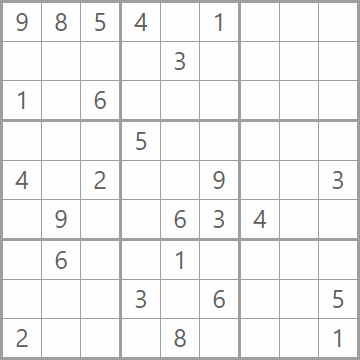
#> input picture OpenCVde_Goruntu_Isleme/Hoffman_Line-Detection/sudoku.png, 360 x 360 px, found by its file name
$ python Hoffman_line_detection.py
#> lines starting #> are read from the running program, lines starting #| are printed output that depends on the picture
#################################
# HOFFMAN LINE DETECTION
#################################

import cv2 as cv
import numpy as np

def canny_demo(image):
    t = 80
    canny_output = cv.Canny(image, t, t* 2)
    cv.imshow("canny_output", canny_output)
    return canny_output

src = cv.imread("Hoffman_Line-Detection/sudoku.png")
#> src is the input picture: shape (360, 360, 3); mean B, G, R 242.5, 242.5, 242.5
cv.namedWindow("input", cv.WINDOW_AUTOSIZE)
cv.imshow("input", src)
cv.waitKey(1)

binary = canny_demo(src)
#> in canny_demo, `canny_output = cv.Canny(image, t, t* 2)`:
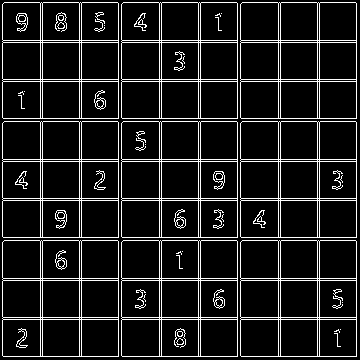
#> canny_output: shape (360, 360); 10.7% white in thin lines or dots
cv.imshow("binary", binary)
cv.waitKey(1)

lines = cv.HoughLines(binary, 1, np.pi / 180, 150, None, 0, 0)
#> lines = 36 rows, first 8: [40, 0], [42, 0], [79, 0], [81, 0], [118, 0], [159, 0], [161, 0], [198, 0]
if lines is not None:
    for i in range(0, len(lines)):
        rho = lines[i][0][0]
        theta = lines[i][0][1]
        a = np.cos(theta)
        b = np.sin(theta)
        x0 = a * rho
        y0 = b * rho
        pt1 = (int(x0 + 1000 * (-b)), int(y0 + 1000 * (a)))
        pt2 = (int(x0 - 1000 * (-b)), int(y0 - 1000 * (a)))
        cv.line(src, pt1, pt2, (0, 0, 255), 3, cv.LINE_AA)
#> this loop made 36 passes
#> (rho, theta, a, b, x0, y0, pt1, pt2) on passes 1 to 12: (40, 0, 1, 0, 40, 0, (40, 1000), (40, -1000)), (42, 0, 1, 0, 42, 0, (42, 1000), (42, -1000)), (79, 0, 1, 0, 79, 0, (79, 1000), (79, -1000)), (81, 0, 1, 0, 81, 0, (81, 1000), (81, -1000)), (118, 0, 1, 0, 118, 0, (118, 1000), (118, -1000)), (159, 0, 1, 0, 159, 0, (159, 1000), (159, -1000)), (161, 0, 1, 0, 161, 0, (161, 1000), (161, -1000)), (198, 0, 1, 0, 198, 0, (198, 1000), (198, -1000)), (200, 0, 1, 0, 200, 0, (200, 1000), (200, -1000)), (237, 0, 1, 0, 237, 0, (237, 1000), (237, -1000)), (278, 0, 1, 0, 278, 0, (278, 1000), (278, -1000)), (280, 0, 1, 0, 280, 0, (280, 1000), (280, -1000))
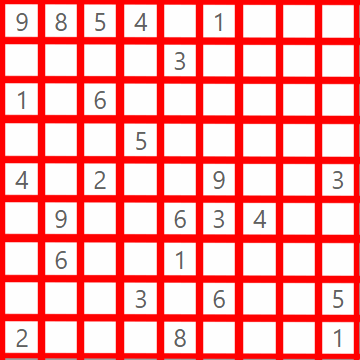
#> src: shape (360, 360, 3); mean B, G, R 160.4, 160.4, 251.8

cv.imshow("Hough Line Detection", src)
cv.waitKey(0)
cv.destroyAllWindows(1)
